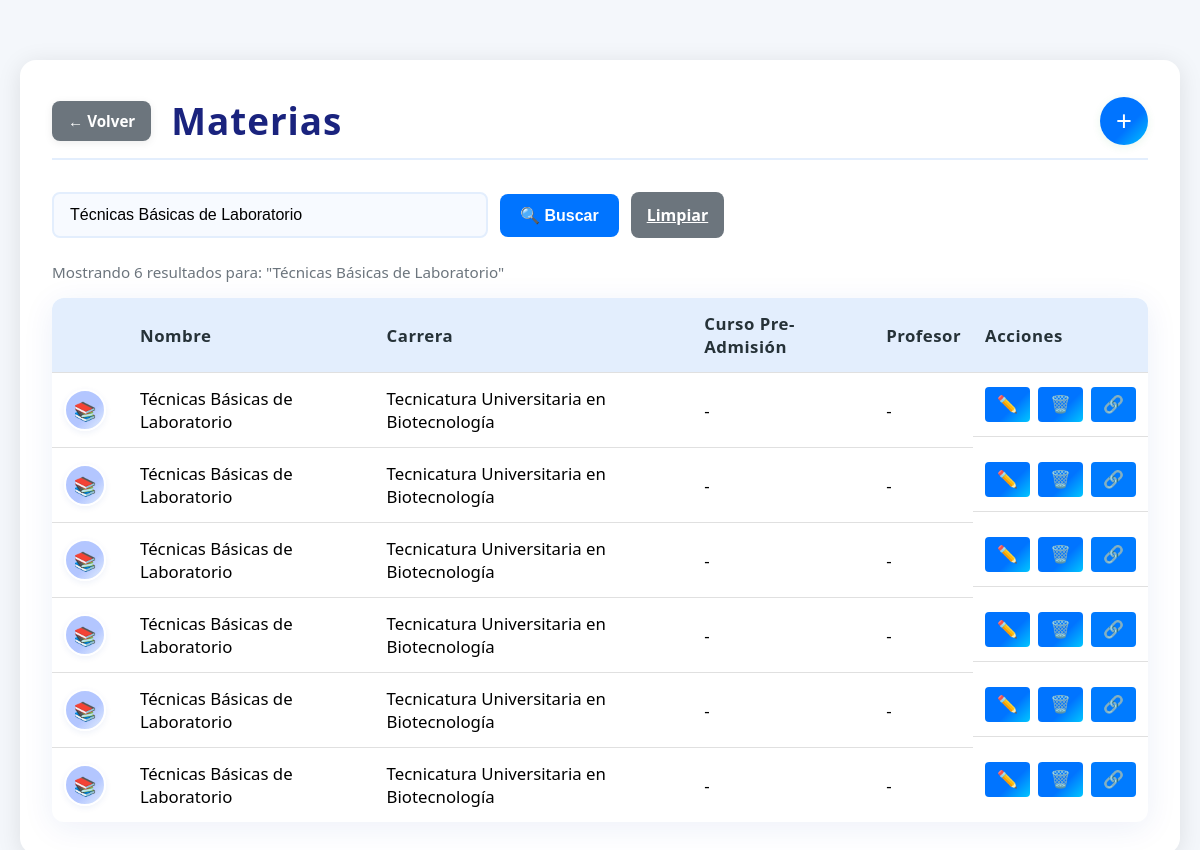
The page /materias.php?busqueda=Técnicas Básicas de Laboratorio (signed in) on the database its author committed.
### tables this page shows
CREATE TABLE `materias` (
  `id_materia` int(11) NOT NULL,
  `nombre` varchar(100) NOT NULL,
  `carrera_id` int(11) DEFAULT NULL,
  `curso_pre_admision_id` int(11) DEFAULT NULL,
  `profesor_id` int(11) DEFAULT NULL
);

CREATE TABLE `carreras` (
  `id_carrera` int(11) NOT NULL,
  `nombre` varchar(80) NOT NULL,
  `universidad_id` int(11) DEFAULT NULL
);

### materias.php (the view, shortened to what this page needs)
<?php
include 'conexion.php';
$busqueda = isset($_GET['busqueda']) ? trim($_GET['busqueda']) : '';
$sql = "SELECT m.*, c.nombre AS carrera, cp.nombre_curso AS curso_pre_admision,
               CONCAT(p.nombre, ' ', p.apellido) AS profesor_nombre
        FROM materias m
        LEFT JOIN carreras c ON m.carrera_id = c.id_carrera
        LEFT JOIN cursos_pre_admisiones cp ON m.curso_pre_admision_id = cp.id_curso_pre_admision
        LEFT JOIN profesores p ON m.profesor_id = p.id_profesor";
if (!empty($busqueda)) {
    $busqueda_escaped = $conn->real_escape_string($busqueda);
    $sql .= " WHERE m.nombre LIKE '%$busqueda_escaped%' OR c.nombre LIKE '%$busqueda_escaped%' OR p.nombre LIKE '%$busqueda_escaped%' OR p.apellido LIKE '%$busqueda_escaped%'";
}
$sql .= " ORDER BY m.nombre";
$materias = $conn->query($sql);
?>
<!DOCTYPE html>
<html lang="es">
<head>
    <link rel="stylesheet" href="css/añadir.css">
</head>
<body>
    <div class="main-container">
        <div class="materias-header">
            <div class="header-left">
                <a href="disposicionaulica.php" class="btn-volver">← Volver</a>
                <h2>Materias</h2>
            </div>
            <button class="btn-add" onclick="abrirModalAgregar()">+</button>
        </div>
        <form method="GET" class="search-container">
            <input type="text" name="busqueda" class="search-input" placeholder="Buscar por nombre de materia, carrera o profesor..." value="<?php echo htmlspecialchars($busqueda); ?>">
            <button type="submit" class="search-btn">🔍 Buscar</button>
            <?php if (!empty($busqueda)): ?>
                <a href="materias.php" class="clear-btn">Limpiar</a>
            <?php endif; ?>
        </form>
        <?php if (!empty($busqueda)): ?>
            <div class="results-info">
                <?php
                $total_resultados = $materias->num_rows;
                echo "Mostrando $total_resultados resultado" . ($total_resultados != 1 ? 's' : '') . " para: \"$busqueda\"";
                ?>
            </div>
        <?php endif; ?>
        <table class="materias-table">
            <thead>
                <tr>
                    <th></th>
                    <th>Nombre</th>
                    <th>Carrera</th>
                    <th>Curso Pre-Admisión</th>
                    <th>Profesor</th>
                    <th>Acciones</th>
                </tr>
            </thead>
            <tbody>
                <?php if ($materias->num_rows > 0): ?>
                    <?php while($m = $materias->fetch_assoc()): ?>
                    <tr>
                        <td><span class="avatar-materia">📚</span></td>
                        <td><?php echo htmlspecialchars($m['nombre']); ?></td>
                        <td><?php echo $m['carrera'] ? htmlspecialchars($m['carrera']) : '-'; ?></td>
                        <td><?php echo $m['curso_pre_admision'] ? htmlspecialchars($m['curso_pre_admision']) : '-'; ?></td>
                        <td><?php echo $m['profesor_nombre'] ? htmlspecialchars($m['profesor_nombre']) : '-'; ?></td>
                        <td class="acciones">
                            <button class="btn-edit" onclick="abrirModalEditar(<?php echo $m['id_materia']; ?>, '<?php echo htmlspecialchars($m['nombre']); ?>', '<?php echo $m['carrera_id']; ?>', '<?php echo $m['curso_pre_admision_id']; ?>')">✏️</button>
                            <button class="btn-delete" onclick="eliminarMateria(<?php echo $m['id_materia']; ?>, '<?php echo htmlspecialchars($m['nombre']); ?>')">🗑️</button>
                            <button class="btn-link" onclick="abrirModalEnlazar(<?php echo $m['id_materia']; ?>, '<?php echo htmlspecialchars($m['nombre']); ?>')">🔗</button>
                        </td>
                    </tr>
                    <?php endwhile; ?>
                <?php endif; ?>
            </tbody>
        </table>
    </div>
</body>
</html>

### bd/css/añadir.css (style rules this page uses)
body { font-family: "Segoe UI", Arial, sans-serif; background: #f4f7fb; margin: 0; padding: 20px; }
.btn-edit, .btn-delete, .btn-add { background: linear-gradient(135deg, #0074ff 60%, #00c6ff 100%) !important; color: #fff !important; }

### materias.php (style rules this page uses)
body { background: #f4f7fb; margin: 0; font-family: 'Segoe UI', Arial, sans-serif; }
.main-container { max-width: 1100px; margin: 40px auto 0 auto; background: #fff; border-radius: 16px; box-shadow: 0 4px 24px rgba(0,0,0,0.10); padding: 36px 32px 32px 32px; }
.materias-header { display: flex; align-items: center; justify-content: space-between; margin-bottom: 32px; border-bottom: 2px solid #e3eefd; padding-bottom: 12px; }
.header-left { display: flex; align-items: center; gap: 20px; }
.btn-volver { background: #6c757d; color: white; border: none; border-radius: 8px; padding: 10px 16px; font-size: 0.95em; font-weight: 600; cursor: pointer; text-decoration: none; display: inline-flex; align-items: center; gap: 8px; transition: background 0.2s, box-shadow 0.2s; box-shadow: 0 2px 8px rgba(0,0,0,0.08); }
.materias-header h2 { margin: 0; font-size: 2.3em; color: #1a237e; letter-spacing: 1px; font-weight: 700; }
.materias-header .btn-add { background: #28a745; color: #fff; border: none; border-radius: 50%; width: 48px; height: 48px; font-size: 1.7em; cursor: pointer; display: flex; align-items: center; justify-content: center; box-shadow: 0 2px 8px rgba(40,167,69,0.10); transition: background 0.2s, box-shadow 0.2s; }
.search-container { margin-bottom: 24px; display: flex; gap: 12px; align-items: center; }
.search-input { flex: 1; max-width: 400px; padding: 12px 16px; border: 2px solid #e3eefd; border-radius: 8px; font-size: 1em; background: #f7faff; transition: border-color 0.2s, box-shadow 0.2s; }
.search-btn { background: #0074ff; color: white; border: none; border-radius: 8px; padding: 12px 20px; font-size: 1em; font-weight: 600; cursor: pointer; transition: background 0.2s, box-shadow 0.2s; }
.clear-btn { background: #6c757d; color: white; border: none; border-radius: 8px; padding: 12px 16px; font-size: 1em; font-weight: 600; cursor: pointer; transition: background 0.2s; }
.materias-table { width: 100%; border-collapse: separate; border-spacing: 0; background: #fff; border-radius: 12px; overflow: hidden; box-shadow: 0 6px 32px rgba(30, 64, 175, 0.08); }
.materias-table th, .materias-table td { padding: 14px 12px; text-align: left; border-bottom: 1px solid #e0e0e0; font-size: 1.05em; }
.materias-table th { background: #e3eefd; color: #263238; font-weight: 700; letter-spacing: 0.5px; }
.materias-table tr:last-child td { border-bottom: none; }
.avatar-materia { width: 38px; height: 38px; border-radius: 50%; background: linear-gradient(135deg, #b3c6ff 60%, #e3eefd 100%); color: #1a237e; display: inline-flex; align-items: center; justify-content: center; font-weight: 700; font-size: 1.1em; margin-right: 10px; border: 2px solid #fff; box-shadow: 0 2px 6px rgba(30,64,175,0.07); }
.results-info { margin-bottom: 16px; color: #6c757d; font-size: 0.95em; font-weight: 500; }
.acciones { display: flex; gap: 8px; }
.acciones button { border: none; border-radius: 4px; padding: 7px 12px; font-size: 1em; cursor: pointer; }
.btn-edit { background: #ffc107; color: #222; }
.btn-delete { background: #dc3545; color: #fff; }
.btn-link { background: #007bff; color: #fff; }

### rows shown on the page
materias: nombre "Técnicas Básicas de Laboratorio", carrera.nombre "Tecnicatura Universitaria en Biotecnología"
materias: nombre "Técnicas Básicas de Laboratorio", carrera.nombre "Tecnicatura Universitaria en Biotecnología"
materias: nombre "Técnicas Básicas de Laboratorio", carrera.nombre "Tecnicatura Universitaria en Biotecnología"
materias: nombre "Técnicas Básicas de Laboratorio", carrera.nombre "Tecnicatura Universitaria en Biotecnología"
materias: nombre "Técnicas Básicas de Laboratorio", carrera.nombre "Tecnicatura Universitaria en Biotecnología"
materias: nombre "Técnicas Básicas de Laboratorio", carrera.nombre "Tecnicatura Universitaria en Biotecnología"

### other values the page prints
$total_resultados "6"
$busqueda "Técnicas Básicas de Laboratorio"
